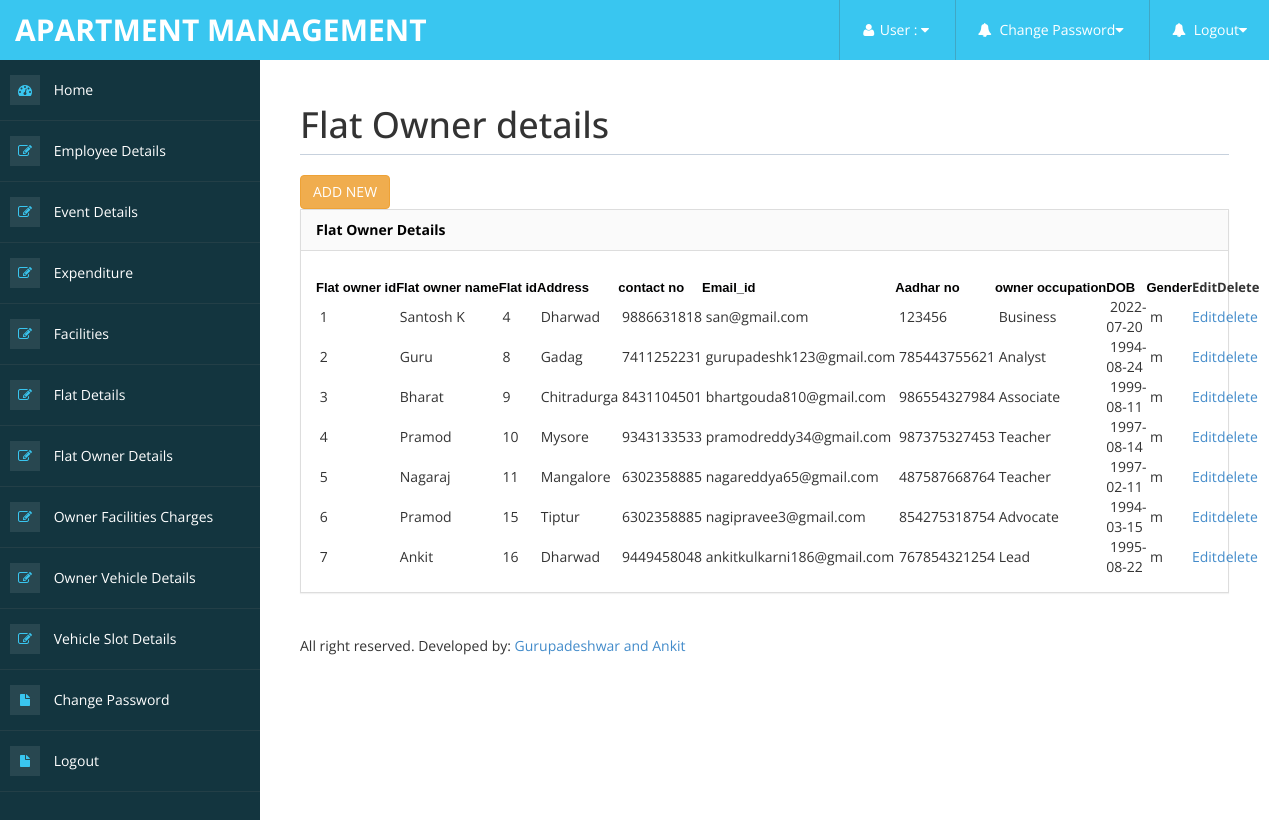
The page /Code/Flat_owner_details_view.php on the database its author committed.
### tables this page shows
CREATE TABLE `flat_owner_details` (
  `Flat_owner_id` int(10) NOT NULL,
  `Flat_owner_name` varchar(25) NOT NULL,
  `Flat_id` int(10) NOT NULL,
  `Address` varchar(25) NOT NULL,
  `contact_no` bigint(10) NOT NULL,
  `email_id` varchar(100) NOT NULL,
  `Aadhar_no` varchar(12) NOT NULL,
  `owner_occupation` varchar(25) NOT NULL,
  `DOB` date NOT NULL,
  `Gender` varchar(1) NOT NULL
);

### Code/Flat_owner_details_view.php (the view, shortened to what this page needs)
<!DOCTYPE html>
<html xmlns="http://www.w3.org/1999/xhtml">
<head>
<?php include('metadata.php');?>
<?php include('header.php');?>
<?php include('sidebar.php');?>
</head>
<body>
        <div id="page-wrapper" >
            <div id="page-inner">
			 <div class="row">
                    <div class="col-md-12">
                        <h1 class="page-header">
                            Flat Owner details
                        </h1>
                    </div>
                </div>
               <a href="Flat_owner_detais_form.php" class="btn btn-warning btn" >ADD NEW</a>
            <div class="row">
                <div class="col-md-12">
                    <div class="panel panel-default">
                        <div class="panel-heading">
                             Flat Owner Details
                        </div>
                        <div class="panel-body">
                            <div class="table-responsive">
                                <table class="table table-striped table-bordered table-hover" id="dataTables-example">
                                    <thead>
<form name="form1" method="post" action="">
  <table width="1566" height="267" border="0" align="center">
    <tr>
      <th width="95"><div align="left" class="style3">
        <div align="left"><span style="color: rgb(0, 0, 0); font-family: sans-serif; font-style: normal; font-variant-ligatures: normal; font-variant-caps: normal; font-weight: 700; letter-spacing: normal; orphans: 2; text-align: left; text-indent: 0px; text-transform: none; white-space: nowrap; widows: 2; word-spacing: 0px; -webkit-text-stroke-width: 0px; background-color: rgb(253, 253, 254); text-decoration-thickness: initial; text-decoration-style: initial; text-decoration-color: initial; display: inline !important; float: none;">Flat owner id</span></div>
      </div></th>
      <th width="101"><div align="left" class="style3">
        <div align="left"><span style="color: rgb(0, 0, 0); font-family: sans-serif; font-style: normal; font-variant-ligatures: normal; font-variant-caps: normal; font-weight: 700; letter-spacing: normal; orphans: 2; text-align: left; text-indent: 0px; text-transform: none; white-space: nowrap; widows: 2; word-spacing: 0px; -webkit-text-stroke-width: 0px; background-color: rgb(253, 253, 254); text-decoration-thickness: initial; text-decoration-style: initial; text-decoration-color: initial; display: inline !important; float: none;">Flat owner name</span></div>
      </div></th>
      <th width="74"><div align="left" class="style3"><span style="color: rgb(0, 0, 0); font-family: sans-serif; font-style: normal; font-variant-ligatures: normal; font-variant-caps: normal; font-weight: 700; letter-spacing: normal; orphans: 2; text-align: left; text-indent: 0px; text-transform: none; white-space: nowrap; widows: 2; word-spacing: 0px; -webkit-text-stroke-width: 0px; background-color: rgb(253, 253, 254); text-decoration-thickness: initial; text-decoration-style: initial; text-decoration-color: initial; display: inline !important; float: none;">Flat id</span></div></th>
      <th width="102"><div align="left" class="style3"><span style="color: rgb(0, 0, 0); font-family: sans-serif; font-style: normal; font-variant-ligatures: normal; font-variant-caps: normal; font-weight: 700; letter-spacing: normal; orphans: 2; text-align: left; text-indent: 0px; text-transform: none; white-space: nowrap; widows: 2; word-spacing: 0px; -webkit-text-stroke-width: 0px; background-color: rgb(253, 253, 254); text-decoration-thickness: initial; text-decoration-style: initial; text-decoration-color: initial; display: inline !important; float: none;">Address</span></div></th>
      <th width="127"><div align="left" class="style3"><span style="color: rgb(0, 0, 0); font-family: sans-serif; font-style: normal; font-variant-ligatures: normal; font-variant-caps: normal; font-weight: 700; letter-spacing: normal; orphans: 2; text-align: left; text-indent: 0px; text-transform: none; white-space: nowrap; widows: 2; word-spacing: 0px; -webkit-text-stroke-width: 0px; background-color: rgb(253, 253, 254); text-decoration-thickness: initial; text-decoration-style: initial; text-decoration-color: initial; display: inline !important; float: none;">contact no</span></div></th>
      <th width="150"><div align="left" class="style3"><span style="color: rgb(0, 0, 0); font-family: sans-serif; font-style: normal; font-variant-ligatures: normal; font-variant-caps: normal; font-weight: 700; letter-spacing: normal; orphans: 2; text-align: left; text-indent: 0px; text-transform: none; white-space: nowrap; widows: 2; word-spacing: 0px; -webkit-text-stroke-width: 0px; background-color: rgb(253, 253, 254); text-decoration-thickness: initial; text-decoration-style: initial; text-decoration-color: initial; display: inline !important; float: none;">Email_id</span></div></th>
      <th width="162"><div align="left" class="style3"><span style="color: rgb(0, 0, 0); font-family: sans-serif; font-style: normal; font-variant-ligatures: normal; font-variant-caps: normal; font-weight: 700; letter-spacing: normal; orphans: 2; text-align: left; text-indent: 0px; text-transform: none; white-space: nowrap; widows: 2; word-spacing: 0px; -webkit-text-stroke-width: 0px; background-color: rgb(253, 253, 254); text-decoration-thickness: initial; text-decoration-style: initial; text-decoration-color: initial; display: inline !important; float: none;">Aadhar no</span></div></th>
      <th width="212"><div align="left" class="style3"><span style="color: rgb(0, 0, 0); font-family: sans-serif; font-style: normal; font-variant-ligatures: normal; font-variant-caps: normal; font-weight: 700; letter-spacing: normal; orphans: 2; text-align: left; text-indent: 0px; text-transform: none; white-space: nowrap; widows: 2; word-spacing: 0px; -webkit-text-stroke-width: 0px; background-color: rgb(253, 253, 254); text-decoration-thickness: initial; text-decoration-style: initial; text-decoration-color: initial; display: inline !important; float: none;">owner occupation</span></div></th>
      <th width="128"><div align="left" class="style3"><span style="color: rgb(0, 0, 0); font-family: sans-serif; font-style: normal; font-variant-ligatures: normal; font-variant-caps: normal; font-weight: 700; letter-spacing: normal; orphans: 2; text-align: left; text-indent: 0px; text-transform: none; white-space: nowrap; widows: 2; word-spacing: 0px; -webkit-text-stroke-width: 0px; background-color: rgb(253, 253, 254); text-decoration-thickness: initial; text-decoration-style: initial; text-decoration-color: initial; display: inline !important; float: none;">DOB</span></div></th>
      <th width="155"><div align="left" class="style3"><span style="color: rgb(0, 0, 0); font-family: sans-serif; font-style: normal; font-variant-ligatures: normal; font-variant-caps: normal; font-weight: 700; letter-spacing: normal; orphans: 2; text-align: left; text-indent: 0px; text-transform: none; white-space: nowrap; widows: 2; word-spacing: 0px; -webkit-text-stroke-width: 0px; background-color: rgb(253, 253, 254); text-decoration-thickness: initial; text-decoration-style: initial; text-decoration-color: initial; display: inline !important; float: none;">Gender</span></div></th>
      <th width="114" class="style2"><div align="left" class="style3">Edit</div></th>
      <th width="112" class="style2"><div align="left" class="style3">Delete</div></th>
    </tr>
    <?php
	include("../db_connect/db_connect.php");
	$sl_no=1;
	$sql="select * from flat_owner_details";
	$res=mysqli_query($conn,$sql);
	while($row=mysqli_fetch_array($res))
	{
	?>
	<tr>
      <td>&nbsp;<?php echo $sl_no++;?></td>
      <td>&nbsp;<?php echo $row['Flat_owner_name'];?></td>
      <td>&nbsp;<?php echo $row['Flat_id'];?></td>
      <td>&nbsp;<?php echo $row['Address'];?></td>
      <td>&nbsp;<?php echo $row['contact_no'];?></td>
	  <td>&nbsp;<?php echo $row['email_id'];?></td>
	  <td>&nbsp;<?php echo $row['Aadhar_no'];?></td>
	  <td>&nbsp;<?php echo $row['owner_occupation'];?></td>
	  <td>&nbsp;<?php echo $row['DOB'];?></td>
	  <td>&nbsp;<?php echo $row['Gender'];?></td>
      <td><a href="Flat_owner_details_edit.php?Flat_owner_id=<?php echo $row['Flat_owner_id'];?>">Edit</a></a></td>
      <td><a href="Flat_owner_details_delete.php?Flat_owner_id=<?php echo $row['Flat_owner_id'];?>">delete</a></td>
	</tr>
	<?php
	}
	?>
  </table>
</form>
</div>
                        </div>
                    </div>
                <?php include('footer.php');?>
			    </div>
</body>
</html>

### Code/assets/css/custom-styles.css (style rules this page uses)
body { font-family: 'Open Sans', sans-serif; }
#page-wrapper { padding: 15px 15px; min-height: 600px; background: #FFFFFF; }
#page-inner { width:100%; margin:10px 20px 10px 0px; background-color:transparent; padding:10px; min-height:1200px; }
h1, .h1, h2, .h2, h3, .h3 { margin-top: 7px; margin-bottom: -5px; }
.panel { border-radius:0px; }
.page-header { padding-bottom: 9px; margin: 10px 0 20px; border-bottom: 1px solid #C7D1DD; }
.panel-default > .panel-heading { color: #000; background-color: #FFFFFF; border-color: #ddd; font-weight:bold; background: #FAFAFA; }
@media (min-width:768px) { #page-wrapper { margin: 0 0 0 260px; padding: 15px 30px; min-height: 1200px; } }

### Code/Flat_owner_details_view.php (style rules this page uses)
.style3 { font-size: small }

### rows shown on the page
flat_owner_details: Flat_owner_name "Santosh K", Flat "4", Address "Dharwad", contact_no "9886631818", email "san@gmail.com", Aadhar_no "123456", owner_occupation "Business", DOB "2022-07-20", Gender "m"
flat_owner_details: Flat_owner_name "Guru", Flat "8", Address "Gadag", contact_no "7411252231", email "gurupadeshk123@gmail.com", Aadhar_no "785443755621", owner_occupation "Analyst", DOB "1994-08-24", Gender "m"
flat_owner_details: Flat_owner_name "Bharat", Flat "9", Address "Chitradurga", contact_no "8431104501", email "bhartgouda810@gmail.com", Aadhar_no "986554327984", owner_occupation "Associate", DOB "1999-08-11", Gender "m"
flat_owner_details: Flat_owner_name "Pramod", Flat "10", Address "Mysore", contact_no "9343133533", email "pramodreddy34@gmail.com", Aadhar_no "987375327453", owner_occupation "Teacher", DOB "1997-08-14", Gender "m"
flat_owner_details: Flat_owner_name "Nagaraj", Flat "11", Address "Mangalore", contact_no "6302358885", email "nagareddya65@gmail.com", Aadhar_no "487587668764", owner_occupation "Teacher", DOB "1997-02-11", Gender "m"
flat_owner_details: Flat_owner_name "Pramod", Flat "15", Address "Tiptur", contact_no "6302358885", email "nagipravee3@gmail.com", Aadhar_no "854275318754", owner_occupation "Advocate", DOB "1994-03-15", Gender "m"
flat_owner_details: Flat_owner_name "Ankit", Flat "16", Address "Dharwad", contact_no "9449458048", email "ankitkulkarni186@gmail.com", Aadhar_no "767854321254", owner_occupation "Lead", DOB "1995-08-22", Gender "m"
